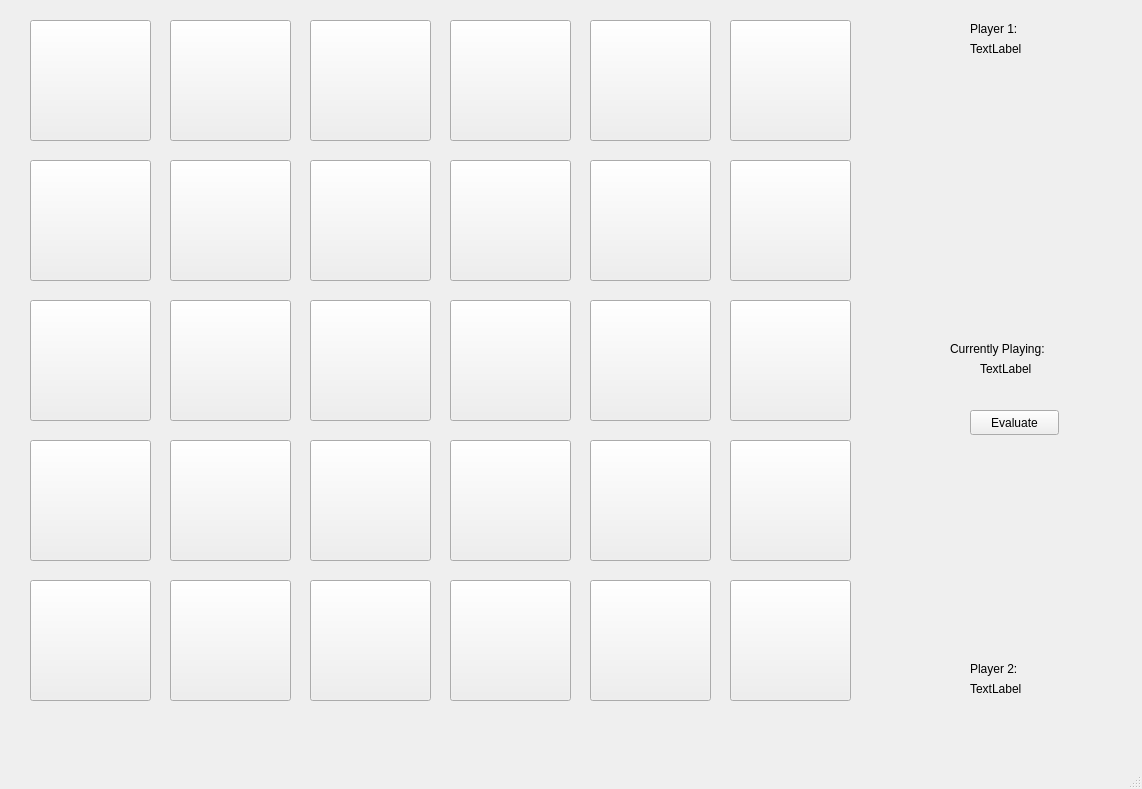
<?xml version="1.0" encoding="UTF-8"?>
<ui version="4.0">
 <class>MainWindow</class>
 <widget class="QMainWindow" name="MainWindow">
  <property name="geometry">
   <rect>
    <x>0</x>
    <y>0</y>
    <width>1142</width>
    <height>789</height>
   </rect>
  </property>
  <property name="windowTitle">
   <string>MainWindow</string>
  </property>
  <widget class="QWidget" name="centralwidget">
   <widget class="QPushButton" name="pushButton">
    <property name="geometry">
     <rect>
      <x>30</x>
      <y>20</y>
      <width>121</width>
      <height>121</height>
     </rect>
    </property>
    <property name="text">
     <string/>
    </property>
    <property name="iconSize">
     <size>
      <width>121</width>
      <height>121</height>
     </size>
    </property>
   </widget>
   <widget class="QPushButton" name="pushButton_2">
    <property name="geometry">
     <rect>
      <x>170</x>
      <y>20</y>
      <width>121</width>
      <height>121</height>
     </rect>
    </property>
    <property name="text">
     <string/>
    </property>
    <property name="iconSize">
     <size>
      <width>121</width>
      <height>121</height>
     </size>
    </property>
   </widget>
   <widget class="QPushButton" name="pushButton_3">
    <property name="geometry">
     <rect>
      <x>310</x>
      <y>20</y>
      <width>121</width>
      <height>121</height>
     </rect>
    </property>
    <property name="text">
     <string/>
    </property>
    <property name="iconSize">
     <size>
      <width>121</width>
      <height>121</height>
     </size>
    </property>
   </widget>
   <widget class="QPushButton" name="pushButton_4">
    <property name="geometry">
     <rect>
      <x>450</x>
      <y>20</y>
      <width>121</width>
      <height>121</height>
     </rect>
    </property>
    <property name="text">
     <string/>
    </property>
    <property name="iconSize">
     <size>
      <width>121</width>
      <height>121</height>
     </size>
    </property>
   </widget>
   <widget class="QPushButton" name="pushButton_5">
    <property name="geometry">
     <rect>
      <x>590</x>
      <y>20</y>
      <width>121</width>
      <height>121</height>
     </rect>
    </property>
    <property name="text">
     <string/>
    </property>
    <property name="iconSize">
     <size>
      <width>121</width>
      <height>121</height>
     </size>
    </property>
   </widget>
   <widget class="QPushButton" name="pushButton_6">
    <property name="geometry">
     <rect>
      <x>730</x>
      <y>20</y>
      <width>121</width>
      <height>121</height>
     </rect>
    </property>
    <property name="text">
     <string/>
    </property>
    <property name="iconSize">
     <size>
      <width>121</width>
      <height>121</height>
     </size>
    </property>
   </widget>
   <widget class="QPushButton" name="pushButton_7">
    <property name="geometry">
     <rect>
      <x>30</x>
      <y>160</y>
      <width>121</width>
      <height>121</height>
     </rect>
    </property>
    <property name="text">
     <string/>
    </property>
    <property name="iconSize">
     <size>
      <width>121</width>
      <height>121</height>
     </size>
    </property>
   </widget>
   <widget class="QPushButton" name="pushButton_8">
    <property name="geometry">
     <rect>
      <x>170</x>
      <y>160</y>
      <width>121</width>
      <height>121</height>
     </rect>
    </property>
    <property name="text">
     <string/>
    </property>
    <property name="iconSize">
     <size>
      <width>121</width>
      <height>121</height>
     </size>
    </property>
   </widget>
   <widget class="QPushButton" name="pushButton_9">
    <property name="geometry">
     <rect>
      <x>310</x>
      <y>160</y>
      <width>121</width>
      <height>121</height>
     </rect>
    </property>
    <property name="text">
     <string/>
    </property>
    <property name="iconSize">
     <size>
      <width>121</width>
      <height>121</height>
     </size>
    </property>
   </widget>
   <widget class="QPushButton" name="pushButton_10">
    <property name="geometry">
     <rect>
      <x>450</x>
      <y>160</y>
      <width>121</width>
      <height>121</height>
     </rect>
    </property>
    <property name="text">
     <string/>
    </property>
    <property name="iconSize">
     <size>
      <width>121</width>
      <height>121</height>
     </size>
    </property>
   </widget>
   <widget class="QPushButton" name="pushButton_11">
    <property name="geometry">
     <rect>
      <x>590</x>
      <y>160</y>
      <width>121</width>
      <height>121</height>
     </rect>
    </property>
    <property name="text">
     <string/>
    </property>
    <property name="iconSize">
     <size>
      <width>121</width>
      <height>121</height>
     </size>
    </property>
   </widget>
   <widget class="QPushButton" name="pushButton_12">
    <property name="geometry">
     <rect>
      <x>730</x>
      <y>160</y>
      <width>121</width>
      <height>121</height>
     </rect>
    </property>
    <property name="text">
     <string/>
    </property>
    <property name="iconSize">
     <size>
      <width>121</width>
      <height>121</height>
     </size>
    </property>
   </widget>
   <widget class="QPushButton" name="pushButton_13">
    <property name="geometry">
     <rect>
      <x>30</x>
      <y>300</y>
      <width>121</width>
      <height>121</height>
     </rect>
    </property>
    <property name="text">
     <string/>
    </property>
    <property name="iconSize">
     <size>
      <width>121</width>
      <height>121</height>
     </size>
    </property>
   </widget>
   <widget class="QPushButton" name="pushButton_14">
    <property name="geometry">
     <rect>
      <x>170</x>
      <y>300</y>
      <width>121</width>
      <height>121</height>
     </rect>
    </property>
    <property name="text">
     <string/>
    </property>
    <property name="iconSize">
     <size>
      <width>121</width>
      <height>121</height>
     </size>
    </property>
   </widget>
   <widget class="QPushButton" name="pushButton_15">
    <property name="geometry">
     <rect>
      <x>310</x>
      <y>300</y>
      <width>121</width>
      <height>121</height>
     </rect>
    </property>
    <property name="text">
     <string/>
    </property>
    <property name="iconSize">
     <size>
      <width>121</width>
      <height>121</height>
     </size>
    </property>
   </widget>
   <widget class="QPushButton" name="pushButton_16">
    <property name="geometry">
     <rect>
      <x>450</x>
      <y>300</y>
      <width>121</width>
      <height>121</height>
     </rect>
    </property>
    <property name="text">
     <string/>
    </property>
    <property name="iconSize">
     <size>
      <width>121</width>
      <height>121</height>
     </size>
    </property>
   </widget>
   <widget class="QPushButton" name="pushButton_17">
    <property name="geometry">
     <rect>
      <x>590</x>
      <y>300</y>
      <width>121</width>
      <height>121</height>
     </rect>
    </property>
    <property name="text">
     <string/>
    </property>
    <property name="iconSize">
     <size>
      <width>121</width>
      <height>121</height>
     </size>
    </property>
   </widget>
   <widget class="QPushButton" name="pushButton_18">
    <property name="geometry">
     <rect>
      <x>730</x>
      <y>300</y>
      <width>121</width>
      <height>121</height>
     </rect>
    </property>
    <property name="text">
     <string/>
    </property>
    <property name="iconSize">
     <size>
      <width>121</width>
      <height>121</height>
     </size>
    </property>
   </widget>
   <widget class="QPushButton" name="pushButton_19">
    <property name="geometry">
     <rect>
      <x>30</x>
      <y>440</y>
      <width>121</width>
      <height>121</height>
     </rect>
    </property>
    <property name="text">
     <string/>
    </property>
    <property name="iconSize">
     <size>
      <width>121</width>
      <height>121</height>
     </size>
    </property>
   </widget>
   <widget class="QPushButton" name="pushButton_20">
    <property name="geometry">
     <rect>
      <x>170</x>
      <y>440</y>
      <width>121</width>
      <height>121</height>
     </rect>
    </property>
    <property name="text">
     <string/>
    </property>
    <property name="iconSize">
     <size>
      <width>121</width>
      <height>121</height>
     </size>
    </property>
   </widget>
   <widget class="QPushButton" name="pushButton_21">
    <property name="geometry">
     <rect>
      <x>310</x>
      <y>440</y>
      <width>121</width>
      <height>121</height>
     </rect>
    </property>
    <property name="text">
     <string/>
    </property>
    <property name="iconSize">
     <size>
      <width>121</width>
      <height>121</height>
     </size>
    </property>
   </widget>
   <widget class="QPushButton" name="pushButton_22">
    <property name="geometry">
     <rect>
      <x>450</x>
      <y>440</y>
      <width>121</width>
      <height>121</height>
     </rect>
    </property>
    <property name="text">
     <string/>
    </property>
    <property name="iconSize">
     <size>
      <width>121</width>
      <height>121</height>
     </size>
    </property>
   </widget>
   <widget class="QPushButton" name="pushButton_23">
    <property name="geometry">
     <rect>
      <x>590</x>
      <y>440</y>
      <width>121</width>
      <height>121</height>
     </rect>
    </property>
    <property name="text">
     <string/>
    </property>
    <property name="iconSize">
     <size>
      <width>121</width>
      <height>121</height>
     </size>
    </property>
   </widget>
   <widget class="QPushButton" name="pushButton_24">
    <property name="geometry">
     <rect>
      <x>730</x>
      <y>440</y>
      <width>121</width>
      <height>121</height>
     </rect>
    </property>
    <property name="text">
     <string/>
    </property>
    <property name="iconSize">
     <size>
      <width>121</width>
      <height>121</height>
     </size>
    </property>
   </widget>
   <widget class="QPushButton" name="pushButton_25">
    <property name="geometry">
     <rect>
      <x>30</x>
      <y>580</y>
      <width>121</width>
      <height>121</height>
     </rect>
    </property>
    <property name="text">
     <string/>
    </property>
    <property name="iconSize">
     <size>
      <width>121</width>
      <height>121</height>
     </size>
    </property>
   </widget>
   <widget class="QPushButton" name="pushButton_26">
    <property name="geometry">
     <rect>
      <x>170</x>
      <y>580</y>
      <width>121</width>
      <height>121</height>
     </rect>
    </property>
    <property name="text">
     <string/>
    </property>
    <property name="iconSize">
     <size>
      <width>121</width>
      <height>121</height>
     </size>
    </property>
   </widget>
   <widget class="QPushButton" name="pushButton_27">
    <property name="geometry">
     <rect>
      <x>310</x>
      <y>580</y>
      <width>121</width>
      <height>121</height>
     </rect>
    </property>
    <property name="text">
     <string/>
    </property>
    <property name="iconSize">
     <size>
      <width>121</width>
      <height>121</height>
     </size>
    </property>
   </widget>
   <widget class="QPushButton" name="pushButton_28">
    <property name="geometry">
     <rect>
      <x>450</x>
      <y>580</y>
      <width>121</width>
      <height>121</height>
     </rect>
    </property>
    <property name="text">
     <string/>
    </property>
    <property name="iconSize">
     <size>
      <width>121</width>
      <height>121</height>
     </size>
    </property>
   </widget>
   <widget class="QPushButton" name="pushButton_29">
    <property name="geometry">
     <rect>
      <x>590</x>
      <y>580</y>
      <width>121</width>
      <height>121</height>
     </rect>
    </property>
    <property name="text">
     <string/>
    </property>
    <property name="iconSize">
     <size>
      <width>121</width>
      <height>121</height>
     </size>
    </property>
   </widget>
   <widget class="QPushButton" name="pushButton_30">
    <property name="geometry">
     <rect>
      <x>730</x>
      <y>580</y>
      <width>121</width>
      <height>121</height>
     </rect>
    </property>
    <property name="text">
     <string/>
    </property>
    <property name="iconSize">
     <size>
      <width>121</width>
      <height>121</height>
     </size>
    </property>
   </widget>
   <widget class="QPushButton" name="pushButton_31">
    <property name="geometry">
     <rect>
      <x>970</x>
      <y>410</y>
      <width>89</width>
      <height>25</height>
     </rect>
    </property>
    <property name="text">
     <string>Evaluate</string>
    </property>
   </widget>
   <widget class="QLabel" name="label">
    <property name="geometry">
     <rect>
      <x>970</x>
      <y>20</y>
      <width>67</width>
      <height>17</height>
     </rect>
    </property>
    <property name="text">
     <string>Player 1:</string>
    </property>
   </widget>
   <widget class="QLabel" name="label_2">
    <property name="geometry">
     <rect>
      <x>970</x>
      <y>40</y>
      <width>67</width>
      <height>17</height>
     </rect>
    </property>
    <property name="text">
     <string>TextLabel</string>
    </property>
   </widget>
   <widget class="QLabel" name="label_3">
    <property name="geometry">
     <rect>
      <x>970</x>
      <y>660</y>
      <width>67</width>
      <height>17</height>
     </rect>
    </property>
    <property name="text">
     <string>Player 2:</string>
    </property>
   </widget>
   <widget class="QLabel" name="label_4">
    <property name="geometry">
     <rect>
      <x>970</x>
      <y>680</y>
      <width>67</width>
      <height>17</height>
     </rect>
    </property>
    <property name="text">
     <string>TextLabel</string>
    </property>
   </widget>
   <widget class="QLabel" name="label_5">
    <property name="geometry">
     <rect>
      <x>950</x>
      <y>340</y>
      <width>121</width>
      <height>17</height>
     </rect>
    </property>
    <property name="text">
     <string>Currently Playing:</string>
    </property>
   </widget>
   <widget class="QLabel" name="label_6">
    <property name="geometry">
     <rect>
      <x>980</x>
      <y>360</y>
      <width>67</width>
      <height>17</height>
     </rect>
    </property>
    <property name="text">
     <string>TextLabel</string>
    </property>
   </widget>
  </widget>
  <widget class="QMenuBar" name="menubar">
   <property name="geometry">
    <rect>
     <x>0</x>
     <y>0</y>
     <width>1142</width>
     <height>22</height>
    </rect>
   </property>
  </widget>
  <widget class="QStatusBar" name="statusbar"/>
 </widget>
 <resources/>
 <connections/>
</ui>
